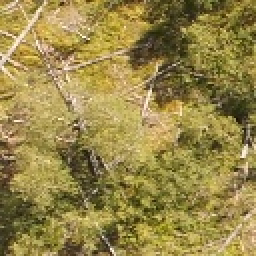
#> input picture data/seeds/seed_1.jpg, 128 x 128 px (shown 2 times larger); its folder holds 3 pictures in this run
$ python evaluate_seeds.py
#> lines starting #> are read from the running program, lines starting #| are printed output that depends on the picture; pictures that were not available may be replaced by others from this repository, and a replacement may not be noted
### src/detector.py
import cv2
import os

from matcher import compare_images


PATCH_SIZE  = 128
STEP_SIZE   = 32
ARENA_W     = 1280
ARENA_H     = 720


def scan_arena(seed_img, arena_img):
    arena_resized = cv2.resize(arena_img, (ARENA_W, ARENA_H))

    best_score = -1.0
    best_x     = 0
    best_y     = 0

    for y in range(0, ARENA_H - PATCH_SIZE, STEP_SIZE):
        for x in range(0, ARENA_W - PATCH_SIZE, STEP_SIZE):

            patch = arena_resized[y : y + PATCH_SIZE,
                                  x : x + PATCH_SIZE]

            score = compare_images(seed_img, patch)

            if score > best_score:
                best_score = score
                best_x     = x
                best_y     = y

    return best_x, best_y, round(best_score, 2)


def find_best_arena(seed_path, arena_folder):
#> called with seed_path = 'data/seeds/seed_1.jpg', arena_folder = 'data/arena_images'
    seed_img = cv2.imread(seed_path)
#> seed_img is the input picture: shape (128, 128, 3); mean B, G, R 72.6, 134.5, 151.5
    if seed_img is None:
        raise FileNotFoundError(f"Cannot load seed: {seed_path}")

    best_score = -1.0
    best_image = None
    best_x     = 0
    best_y     = 0

    for filename in sorted(os.listdir(arena_folder)):
        if not filename.lower().endswith((".jpg", ".jpeg", ".png")):
            continue

        arena_path = os.path.join(arena_folder, filename)
        arena_img  = cv2.imread(arena_path)
        if arena_img is None:
            print(f"  [WARN] Could not load {filename}, skipping.")
            continue

        x, y, score = scan_arena(seed_img, arena_img)
#> in scan_arena, `arena_resized = cv2.resize(arena_img, (ARENA_W, ARENA_H))`:
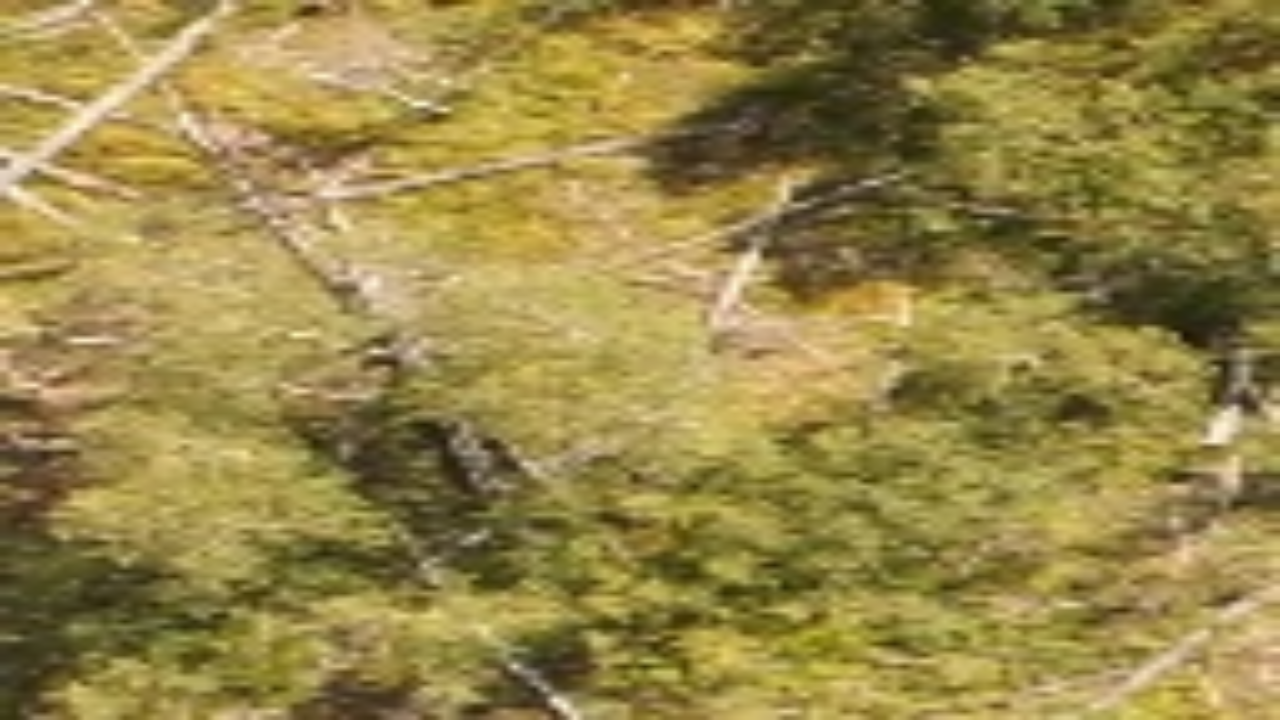
#> arena_resized: shape (720, 1280, 3); mean B, G, R 72.5, 134.4, 151.4
#> the loop in scan_arena, `for y in range(0, ARENA_H - PATCH_SIZE, STEP_SIZE):` made 19 passes
#> pass 1, in compare_images, `arena_patch = cv2.resize( arena_patch, (128, 128) )`:
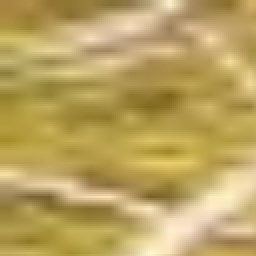
#> arena_patch: shape (128, 128, 3) (shown 2 times larger); mean of channels 0, 1, 2 95.9, 162.9, 187; drawn as B, G, R
#> pass 1, in compare_images, `seed_img = convert_to_grayscale( seed_img )`:
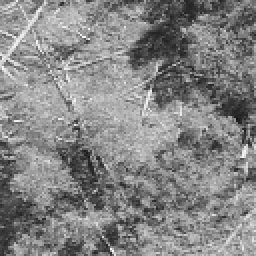
#> seed_img: shape (128, 128) (shown 2 times larger); min 16, max 247, mean 132.5
#> pass 1, in compare_images, `arena_patch = convert_to_grayscale( arena_patch )`:
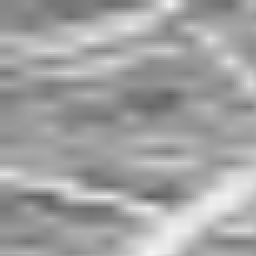
#> arena_patch: shape (128, 128) (shown 2 times larger); min 96, max 244, mean 162.5
#> pass 1, in compare_images, `seed_img = apply_clahe( seed_img )`:
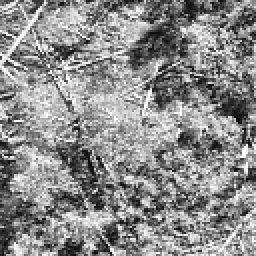
#> seed_img: shape (128, 128) (shown 2 times larger); min 7, max 255, mean 139.9

        print(f"  Checked {filename:<20} score={score:.2f}  loc=({x},{y})")
#|   Checked seed_1.jpg           score=42.04  loc=(160,256)
#|   Best arena : seed_1.jpg
#|   Score      : 42.04
#|   Location   : x=160, y=256

        if score > best_score:
            best_score = score
            best_image = filename
            best_x     = x
            best_y     = y

    if best_image is None:
        raise FileNotFoundError(f"No valid arena images found in: {arena_folder}")

    return best_image, best_x, best_y, best_score

### src/matcher.py

import cv2
import numpy as np


def extract_features(image):
    """
    ORB = Oriented FAST and Rotated BRIEF.
    Finds interesting points (keypoints) and creates descriptors.
    """

    orb = cv2.ORB_create(nfeatures=500)

    keypoints, descriptors = orb.detectAndCompute(
        image,
        None
    )

    return keypoints, descriptors


def match_features(desc1, desc2):
    """
    Match ORB descriptors using KNN matching
    and Lowe's Ratio Test.
    """

    if desc1 is None or desc2 is None:
        return []

    bf = cv2.BFMatcher(cv2.NORM_HAMMING)

    matches = bf.knnMatch(
        desc1,
        desc2,
        k=2
    )

    good_matches = []

    for pair in matches:

        if len(pair) < 2:
            continue

        m, n = pair

        if m.distance < 0.85 * n.distance:
            good_matches.append(m)

    good_matches = sorted(
        good_matches,
        key=lambda x: x.distance
    )

    return good_matches


def compute_similarity_score(matches, kp1):
    """
    Score based on percentage of seed keypoints
    that found a good match.
    """

    if len(kp1) == 0:
        return 0

    score = (len(matches) / len(kp1)) * 100

    return round(score, 2)


# [39 lines left out: function compare, not called in this run]


def compare_images(seed_img, arena_patch):
    """
    Compare two already-loaded images.

    Used by detector.py when scanning
    patches inside arena images.
    """

    from preprocess import (
        convert_to_grayscale,
        apply_clahe
    )

    seed_img = cv2.resize(
        seed_img,
        (128, 128)
    )

    arena_patch = cv2.resize(
        arena_patch,
        (128, 128)
    )

    seed_img = convert_to_grayscale(
        seed_img
    )

    arena_patch = convert_to_grayscale(
        arena_patch
    )

    seed_img = apply_clahe(
        seed_img
    )

    arena_patch = apply_clahe(
        arena_patch
    )

    kp1, desc1 = extract_features(
        seed_img
    )

    kp2, desc2 = extract_features(
        arena_patch
    )

    matches = match_features(
        desc1,
        desc2
    )

    score = compute_similarity_score(
        matches,
        kp1
    )

    return score

### src/preprocess.py
import cv2
import numpy as np

# [9 lines left out: function load_image, not called in this run]


def convert_to_grayscale(image):
    """
    Converts a BGR image to grayscale.
    Grayscale is simpler — just brightness values, no color.
    Feature matching works on grayscale.
    """
    return cv2.cvtColor(image, cv2.COLOR_BGR2GRAY)


def apply_clahe(gray_image):
    """
    CLAHE = Contrast Limited Adaptive Histogram Equalization.
    In plain English: makes dark areas brighter and bright areas more visible.
    This helps find features in images taken in bad lighting (like a drone outdoors).
    """
    clahe = cv2.createCLAHE(clipLimit=2.0, tileGridSize=(8, 8))
    return clahe.apply(gray_image)


# [19 lines left out: functions resize_image, preprocess, not called in this run]

### evaluate_seeds.py
#To check for all the available seed images

import os
import sys
import cv2

sys.path.insert(0, os.path.join(os.path.dirname(__file__), "src"))

from detector import find_best_arena, ARENA_W, ARENA_H, PATCH_SIZE

SEEDS_DIR  = os.path.join("data", "seeds")
ARENA_DIR  = os.path.join("data", "arena_images")
OUTPUT_DIR = os.path.join("outputs", "detections")

os.makedirs(OUTPUT_DIR, exist_ok=True)


def draw_and_save(seed_name, arena_filename, best_x, best_y, score):
#> called with seed_name = 'seed_1.jpg', arena_filename = 'seed_1.jpg', best_x = 160, best_y = 256, score = 42.04
    arena_path    = os.path.join(ARENA_DIR, arena_filename)
    arena_img     = cv2.imread(arena_path)
    arena_display = cv2.resize(arena_img, (ARENA_W, ARENA_H))

    top_left     = (best_x, best_y)
    bottom_right = (best_x + PATCH_SIZE, best_y + PATCH_SIZE)
    cv2.rectangle(arena_display, top_left, bottom_right,
                  color=(0, 255, 0), thickness=3)

    label = f"{seed_name}  score={score:.1f}  ({best_x},{best_y})"
    cv2.putText(arena_display, label,
                (best_x, max(best_y - 10, 20)),
                cv2.FONT_HERSHEY_SIMPLEX, 0.6,
                (0, 255, 0), 2, cv2.LINE_AA)
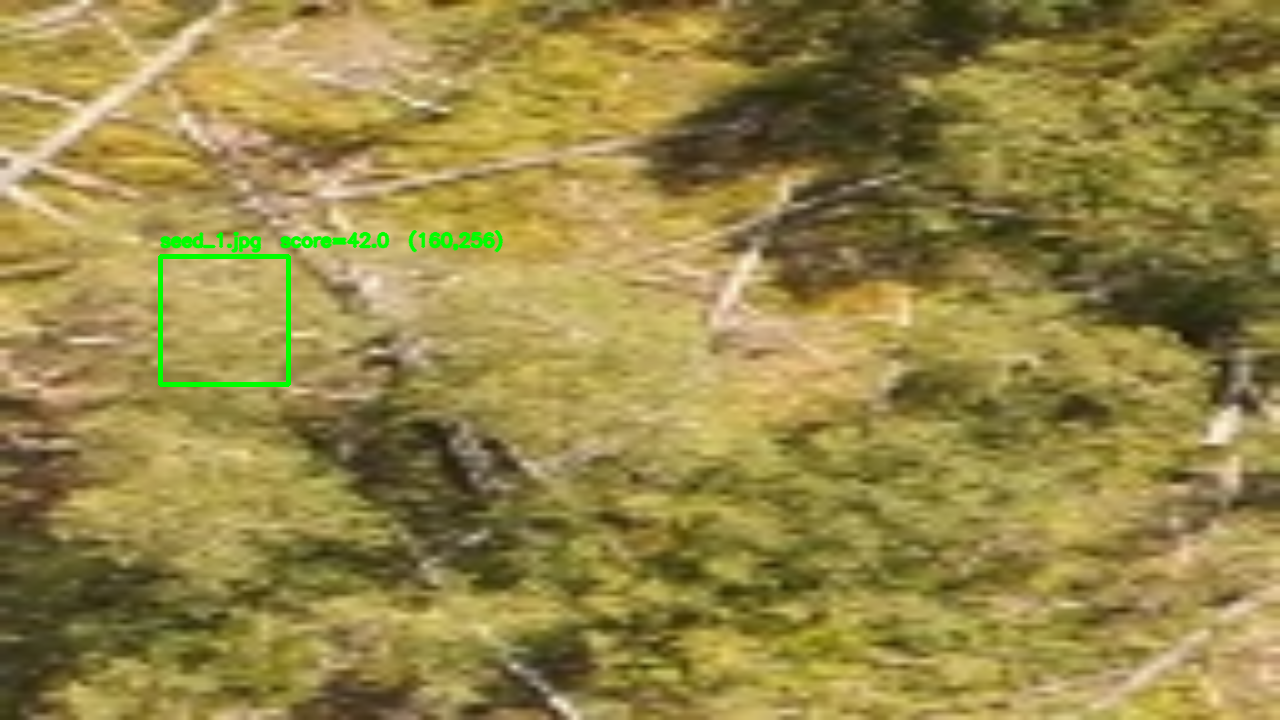
#> arena_display: shape (720, 1280, 3); mean B, G, R 71.9, 134.9, 150.3

    out_name = f"{os.path.splitext(seed_name)[0]}_in_{os.path.splitext(arena_filename)[0]}.jpg"
    out_path = os.path.join(OUTPUT_DIR, out_name)
    cv2.imwrite(out_path, arena_display)
    return out_path


def main():
    seed_files = sorted([
        f for f in os.listdir(SEEDS_DIR)
        if f.lower().endswith((".jpg", ".jpeg", ".png"))
    ])

    if not seed_files:
        print(f"No seed images found in {SEEDS_DIR}")
        sys.exit(1)

    arena_files = [
        f for f in os.listdir(ARENA_DIR)
        if f.lower().endswith((".jpg", ".jpeg", ".png"))
    ]
    if not arena_files:
        print(f"No arena images found in {ARENA_DIR}")
        sys.exit(1)

    print(f"\nFound {len(seed_files)} seed(s) and {len(arena_files)} arena image(s).\n")
    print("=" * 60)

    all_results = []

    for seed_name in seed_files:
        seed_path = os.path.join(SEEDS_DIR, seed_name)

        print(f"\nSeed: {seed_name}")
        print("-" * 40)

        best_arena, best_x, best_y, best_score = find_best_arena(
            seed_path, ARENA_DIR
        )

        print()
        print(f"  Best arena : {best_arena}")
        print(f"  Score      : {best_score}")
        print(f"  Location   : x={best_x}, y={best_y}")

        out_path = draw_and_save(seed_name, best_arena,
                                 best_x, best_y, best_score)
        print(f"  Saved      : {out_path}")
#|   Saved      : outputs/detections/seed_1_in_seed_1.jpg
        print("=" * 60)

        all_results.append({
            "seed":  seed_name,
            "arena": best_arena,
            "score": best_score,
            "x":     best_x,
            "y":     best_y,
        })
#> pass 2 of the loop in main, `for seed_name in seed_files:`:
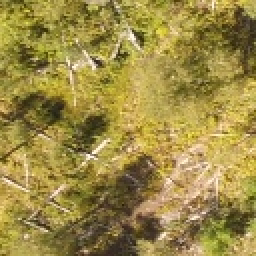
#> input picture data/seeds/seed_2.jpg, 128 x 128 px (shown 2 times larger)
#> in find_best_arena, seed_img is the input picture: shape (128, 128, 3); mean B, G, R 69.8, 138.7, 157
#> the loop in scan_arena (call 2), `for y in range(0, ARENA_H - PATCH_SIZE, STEP_SIZE):` made 19 passes
#> pass 1, in compare_images (call 686), `arena_patch = cv2.resize( arena_patch, (128, 128) )`:
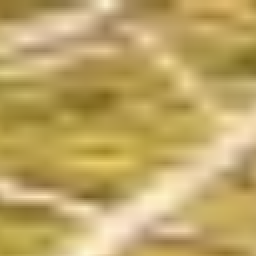
#> arena_patch: shape (128, 128, 3) (shown 2 times larger); mean of channels 0, 1, 2 101.8, 166.1, 190.8; drawn as B, G, R
#|   Checked seed_1.jpg           score=41.77  loc=(160,256)
#|   Best arena : seed_1.jpg
#|   Score      : 41.77
#|   Location   : x=160, y=256
#> in draw_and_save (call 2), `cv2.putText(arena_display, label, (best_x, max(best_y - 10, 20)), cv2...`:
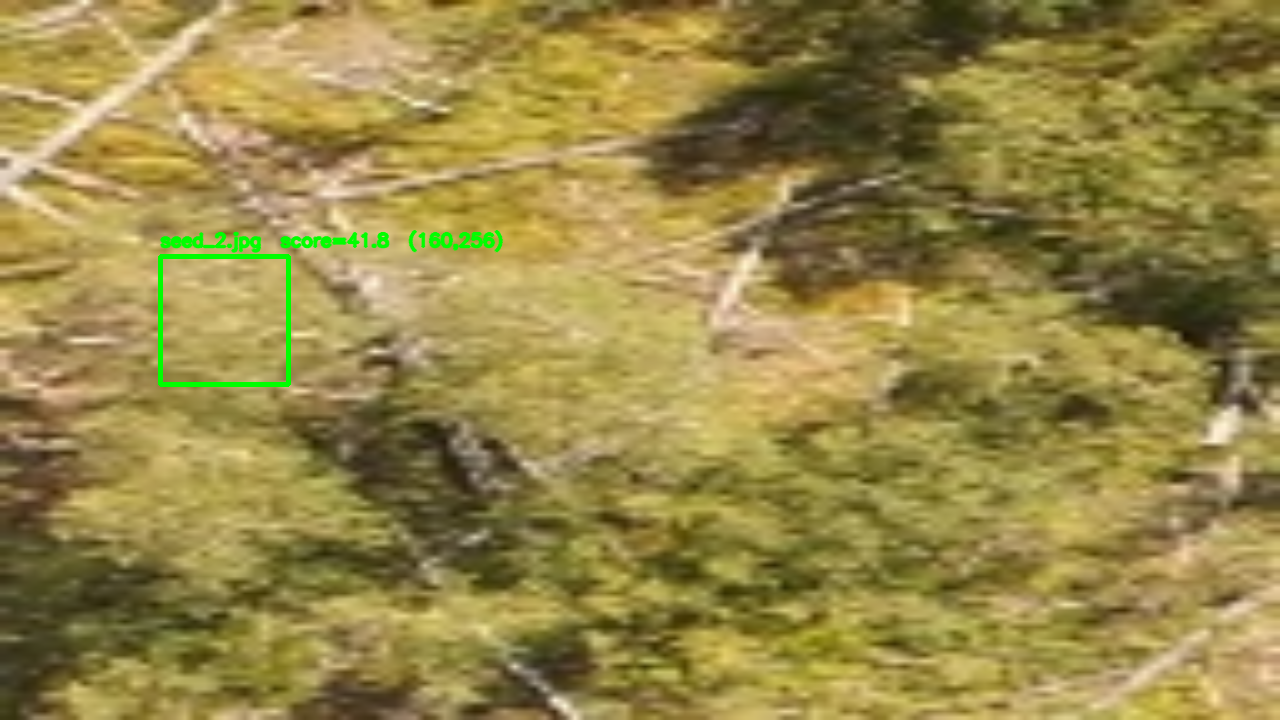
#> arena_display: shape (720, 1280, 3); mean B, G, R 71.9, 134.9, 150.3
#|   Saved      : outputs/detections/seed_2_in_seed_1.jpg
#> pass 3 of the loop in main, `for seed_name in seed_files:`:
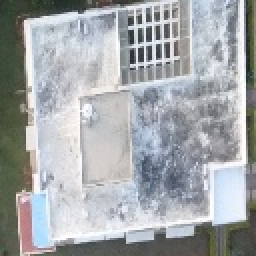
#> input picture data/seeds/seed_3.jpg, 128 x 128 px (shown 2 times larger)
#> in find_best_arena, seed_img is the input picture: shape (128, 128, 3); mean B, G, R 169.9, 167.5, 164
#> the loop in scan_arena (call 3), `for y in range(0, ARENA_H - PATCH_SIZE, STEP_SIZE):` made 19 passes
#> pass 1, in compare_images (call 1370), `arena_patch = apply_clahe( arena_patch )`:
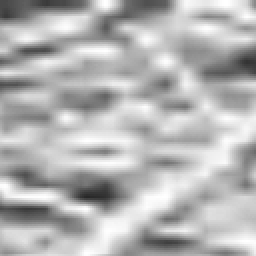
#> arena_patch: shape (128, 128) (shown 2 times larger); min 40, max 255, mean 179.9
#|   Checked seed_1.jpg           score=38.96  loc=(448,192)
#|   Best arena : seed_1.jpg
#|   Score      : 38.96
#|   Location   : x=448, y=192
#> in draw_and_save (call 3), `cv2.putText(arena_display, label, (best_x, max(best_y - 10, 20)), cv2...`:
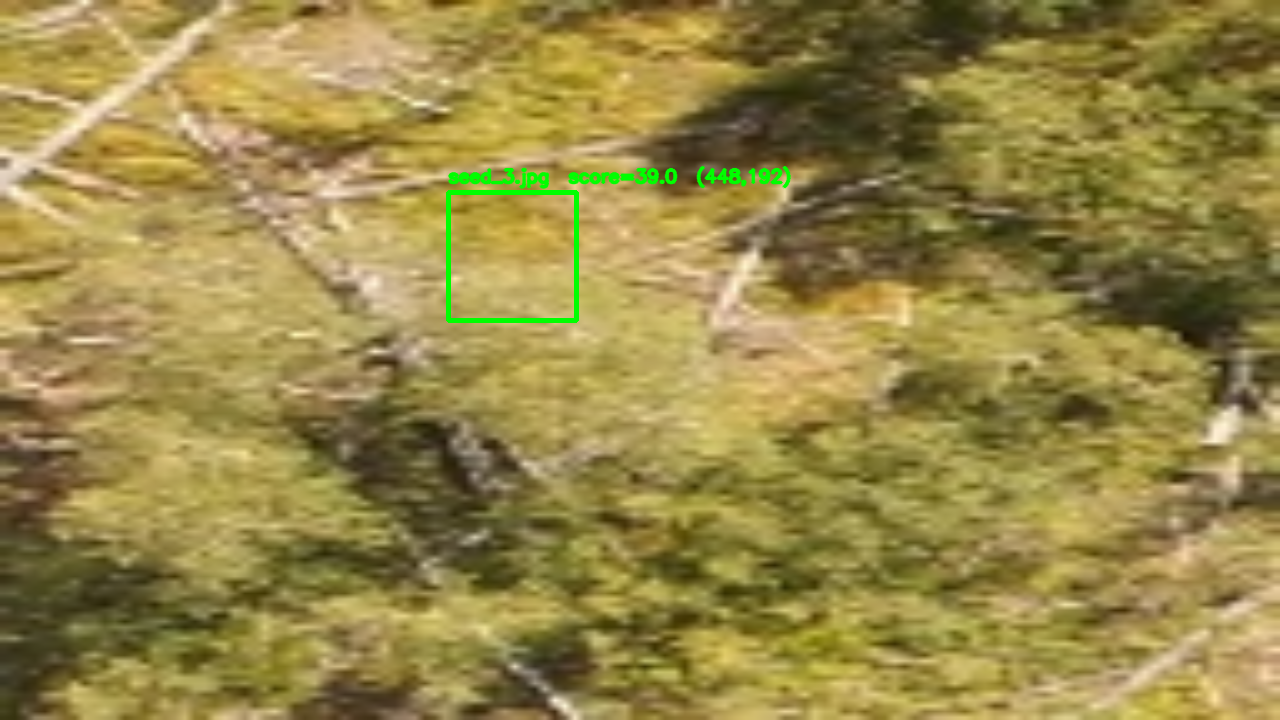
#> arena_display: shape (720, 1280, 3); mean B, G, R 72, 135, 150.4
#|   Saved      : outputs/detections/seed_3_in_seed_1.jpg

    print("\nSUMMARY")
    print(f"{'Seed':<15} {'Best Arena':<25} {'Score':>7}  {'Location'}")
    print("-" * 65)
    for r in all_results:
        print(f"{r['seed']:<15} {r['arena']:<25} {r['score']:>7.2f}  x={r['x']}, y={r['y']}")
#> this loop made 3 passes
#| seed_1.jpg      seed_1.jpg                  42.04  x=160, y=256
#| seed_2.jpg      seed_1.jpg                  41.77  x=160, y=256
#| seed_3.jpg      seed_1.jpg                  38.96  x=448, y=192

    print(f"\nOutput images saved to: {OUTPUT_DIR}/")


if __name__ == "__main__":
    main()
